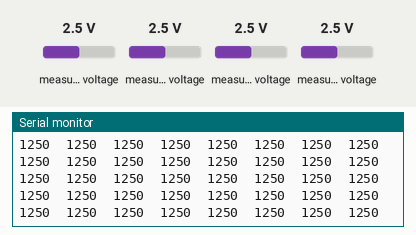
This sketch was run on a simulated ESP32. Parts: the last lines printed to the serial monitor. The inputs (shaded band) are chosen by the test bench; at power-on: measured voltage 2.5 V.

Above: at 2.2 s.
2.3 s: measured voltage (sensor 200) set to 0.1 V
At 2.35 s:
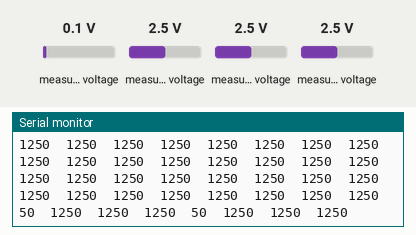
3.8 s: measured voltage (sensor 201) set to 0.1 V
At 3.81 s:
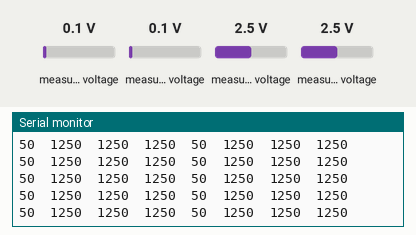
5.3 s: measured voltage (sensor 202) set to 0.1 V
At 5.32 s:
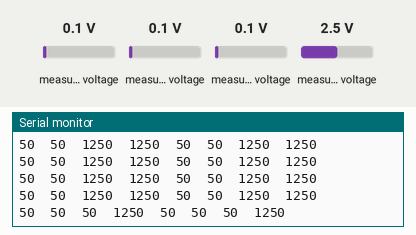
6.8 s: measured voltage (sensor 203) set to 0.1 V
At 6.84 s:
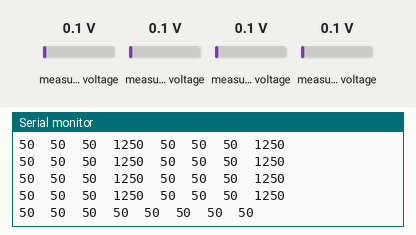
8.3 s: measured voltage (sensor 200) set to 1.2 V
At 8.35 s:
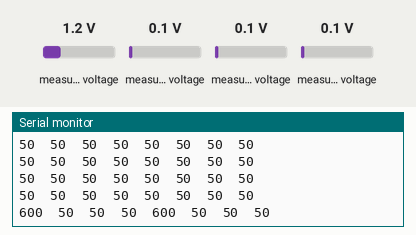
9.8 s: measured voltage (sensor 201) set to 1.2 V
At 9.8 s:
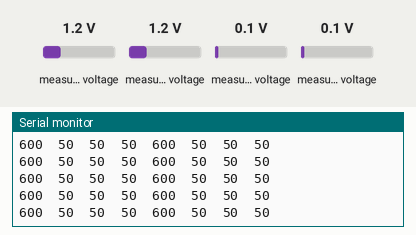
Timing chart, 0 to 12.3 s (numbered marks = the images above; inputs shaded):
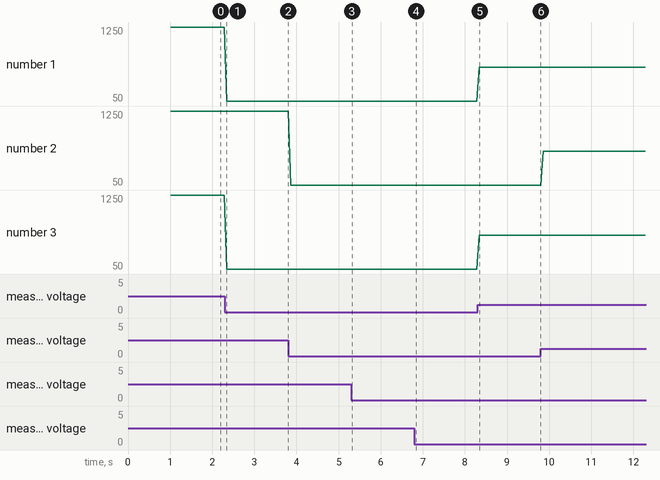

The sketch:

prueba_8_sensores_ads1015.ino
```cpp
#include <Wire.h>
#include <Adafruit_ADS1X15.h>

Adafruit_ADS1015 ads1;
Adafruit_ADS1015 ads2;

const int PIN_SDA = 8;
const int PIN_SCL = 9;
int16_t sensor[8];

void setup() {
  Serial.begin(115200);
  delay(1000);
  Wire.begin(PIN_SDA, PIN_SCL);

  if (!ads1.begin(0x48)) {
    Serial.println("ERROR: ADS1015 #1 (0x48) no encontrado.");
    while (1) delay(100);
  }
  if (!ads2.begin(0x49)) {
    Serial.println("ERROR: ADS1015 #2 (0x49) no encontrado.");
    while (1) delay(100);
  }

  ads1.setGain(GAIN_ONE);
  ads2.setGain(GAIN_ONE);
  ads1.setDataRate(RATE_ADS1015_3300SPS);
  ads2.setDataRate(RATE_ADS1015_3300SPS);

  Serial.println("S1\tS2\tS3\tS4\tS5\tS6\tS7\tS8");
}

void loop() {
  sensor[0] = ads1.readADC_SingleEnded(0);
  sensor[1] = ads1.readADC_SingleEnded(1);
  sensor[2] = ads1.readADC_SingleEnded(2);
  sensor[3] = ads1.readADC_SingleEnded(3);
  sensor[4] = ads2.readADC_SingleEnded(0);
  sensor[5] = ads2.readADC_SingleEnded(1);
  sensor[6] = ads2.readADC_SingleEnded(2);
  sensor[7] = ads2.readADC_SingleEnded(3);

  for (int i=0;i<8;i++) {
    Serial.print(sensor[i]);
    if (i<7) Serial.print('\t');
  }
  Serial.println();
  delay(50);
}
```

Measured:
- after the input at 2.3 s, the serial monitor: prints a new line after 0.05 s (image 1)
- after the input at 5.3 s, the serial monitor: prints a new line at once (image 3)
- after the input at 6.8 s, the serial monitor: prints a new line at once (image 4)
- after the input at 8.3 s, the serial monitor: prints a new line after 0.05 s (image 5)
- plotted number 1: 1250 → 50 after the input at 2.3 s, 50 → 600 after the input at 8.3 s
- plotted number 3: 1250 → 50 after the input at 2.3 s, 50 → 600 after the input at 8.3 s
